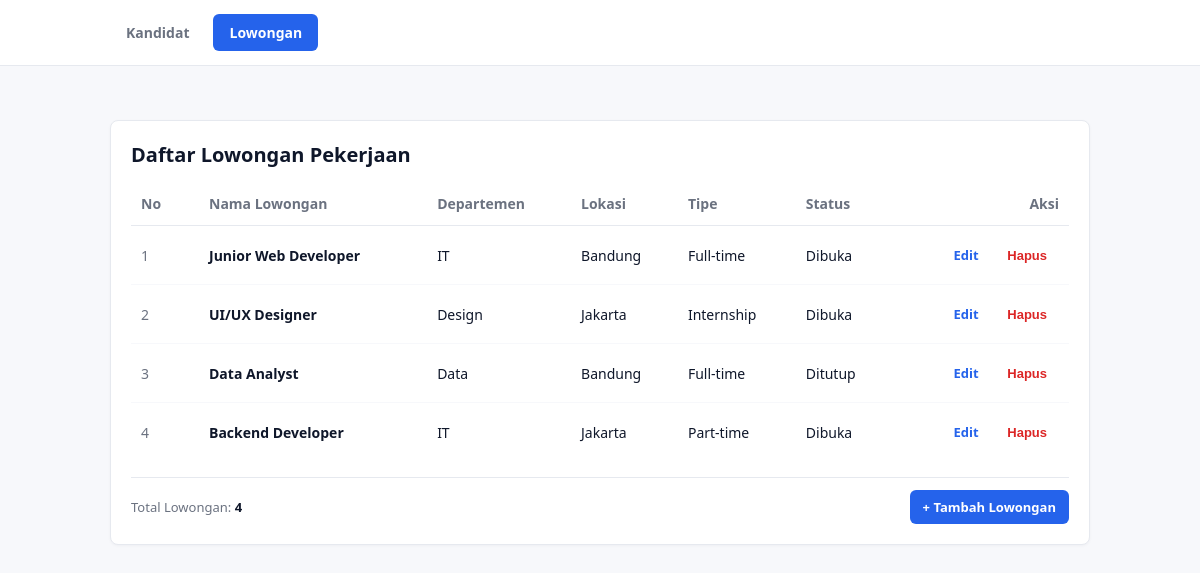
Screenshot of /project/index.php?module=lowongan with the database file from the repository.
### tables this page shows
CREATE TABLE `lowongan` (
  `id` int NOT NULL,
  `nama_lowongan` varchar(100) NOT NULL,
  `departemen` varchar(100) NOT NULL,
  `lokasi` varchar(100) NOT NULL,
  `tipe` varchar(50) NOT NULL,
  `status` varchar(30) NOT NULL
);

### project/models/DB.php (called while the page is built, shortened)
<?php
class DB {
    private string $host = "localhost";
    private string $db_name = "mvp_kandidat_db";
    private string $username = "root";
    private string $password = "";
    private ?PDO $conn = null;
    private ?PDOStatement $result = null;
    public function __construct(
        string $host = "localhost",
        string $db_name = "mvp_kandidat_db",
        string $username = "root",
        string $password = ""
    ) {
        $this->host = $host;
        $this->db_name = $db_name;
        $this->username = $username;
        $this->password = $password;
        $this->conn = $this->connect();
    }
    public function connect(): PDO {
        try {
            $dsn = "mysql:host={$this->host};dbname={$this->db_name};charset=utf8mb4";
            $options = [
                PDO::ATTR_ERRMODE => PDO::ERRMODE_EXCEPTION,
                PDO::ATTR_DEFAULT_FETCH_MODE => PDO::FETCH_ASSOC,
                PDO::ATTR_EMULATE_PREPARES => false,
            ];
            return new PDO($dsn, $this->username, $this->password, $options);
        } catch (PDOException $e) {
            throw new RuntimeException("Koneksi Database Gagal: " . $e->getMessage(), 0, $e);
        }
    }
    public function executeQuery(string $query, array $params = []): PDOStatement {
        try {
            $stmt = $this->conn->prepare($query);
            $stmt->execute($params);
            $this->result = $stmt;
            return $stmt;
        } catch (PDOException $e) {
            throw new RuntimeException("Query Gagal: " . $e->getMessage(), 0, $e);
        }
    }
    public function getAllResult(): array {
        return $this->result->fetchAll(PDO::FETCH_ASSOC);
    }
}
?>

### project/models/TabelLowongan.php (called while the page is built, shortened)
<?php
require_once __DIR__ . '/DB.php';
require_once __DIR__ . '/Lowongan.php';
class TabelLowongan extends DB implements KontrakModelLowongan
{
    private function mapRowToLowongan(array $row): Lowongan
    {
        return new Lowongan(
            (int)$row['id'],
            $row['nama_lowongan'],
            $row['departemen'],
            $row['lokasi'],
            $row['tipe'],
            $row['status']
        );
    }
    public function getAllLowongan(): array
    {
        $query = "SELECT * FROM lowongan ORDER BY id ASC";
        $this->executeQuery($query);
        $rows = $this->getAllResult();
        $list = [];
        foreach ($rows as $row) {
            $list[] = $this->mapRowToLowongan($row);
        }
        return $list;
    }
}
?>

### project/models/Lowongan.php (called while the page is built, shortened)
<?php
class Lowongan {
    private ?int $id;
    private string $namaLowongan;
    private string $departemen;
    private string $lokasi;
    private string $tipe;
    private string $status;
    public function __construct(
        ?int $id,
        string $namaLowongan,
        string $departemen,
        string $lokasi,
        string $tipe,
        string $status
    ) {
        $this->id = $id;
        $this->namaLowongan = $namaLowongan;
        $this->departemen = $departemen;
        $this->lokasi = $lokasi;
        $this->tipe = $tipe;
        $this->status = $status;
    }
    public function getId(): ?int { return $this->id; }
    public function getNamaLowongan(): string { return $this->namaLowongan; }
    public function getDepartemen(): string { return $this->departemen; }
    public function getLokasi(): string { return $this->lokasi; }
    public function getTipe(): string { return $this->tipe; }
    public function getStatus(): string { return $this->status; }
}
?>

### project/views/ViewLowongan.php (called while the page is built, shortened)
<?php
class ViewLowongan implements KontrakView {
    private string $skinPath;
    public function __construct(string $skinPath = '', string $formPath = '') {
        $this->skinPath = $skinPath ?: __DIR__ . '/../template/skin_lowongan.html';
    }
    public function renderDaftar(string $tableRowsHtml, int $totalData): string {
        $template = file_get_contents($this->skinPath);
        $tokens = [
            '{{TABLE_ROWS}}' => $tableRowsHtml,
            '{{TOTAL_DATA}}' => (string)$totalData,
        ];
        return str_replace(array_keys($tokens), array_values($tokens), $template);
    }
}
?>

### project/presenters/PresenterLowongan.php (the view, shortened to what this page needs)
<?php
require_once __DIR__ . '/KontrakPresenterLowongan.php';
require_once __DIR__ . '/../models/Lowongan.php';
class PresenterLowongan implements KontrakPresenterLowongan
{
    private KontrakModelLowongan $model;
    private KontrakView $view;
    public function __construct(KontrakModelLowongan $model, KontrakView $view)
    {
        $this->model = $model;
        $this->view = $view;
    }
    private function buildRowHtml(int $no, Lowongan $lowongan): string
    {
        $id = (int)$lowongan->getId();
        $namaLowongan = htmlspecialchars($lowongan->getNamaLowongan());
        $departemen = htmlspecialchars($lowongan->getDepartemen());
        $lokasi = htmlspecialchars($lowongan->getLokasi());
        $tipe = htmlspecialchars($lowongan->getTipe());
        $status = htmlspecialchars($lowongan->getStatus());
        return "<tr>
            <td class='col-id'>{$no}</td>
            <td><strong>{$namaLowongan}</strong></td>
            <td>{$departemen}</td>
            <td>{$lokasi}</td>
            <td>{$tipe}</td>
            <td>{$status}</td>
            <td class='col-actions'>
                <a href='index.php?module=lowongan&screen=edit&id={$id}' class='btn btn-edit'>Edit</a>
                <form method='post' action='index.php' style='display:inline;' onsubmit=\"return confirm('Hapus lowongan ini?')\">
                    <input type='hidden' name='module' value='lowongan'>
                    <input type='hidden' name='action' value='hapus'>
                    <input type='hidden' name='id' value='{$id}'>
                    <button type='submit' class='btn btn-delete'>Hapus</button>
                </form>
            </td>
        </tr>";
    }
    public function tampilkanLowongan(): string
    {
        $listLowongan = $this->model->getAllLowongan();
        $totalLowongan = count($listLowongan);
        $rowsHtml = '';
        if (empty($listLowongan)) {
            $rowsHtml = '<tr><td colspan="7" style="text-align:center;color:#6b7280;padding:24px;">Belum ada data lowongan.</td></tr>';
        }
        else {
            $no = 1;
            foreach ($listLowongan as $lowongan) {
                $rowsHtml .= $this->buildRowHtml($no, $lowongan);
                $no++;
            }
        }
        return $this->view->renderDaftar($rowsHtml, $totalLowongan);
    }
}
?>

### project/index.php (shortened to what this page needs)
<?php
require_once __DIR__ . '/models/TabelLowongan.php';
require_once __DIR__ . '/views/ViewLowongan.php';
require_once __DIR__ . '/presenters/PresenterLowongan.php';
$modelKandidat = new TabelKandidat(
    'localhost',
    'mvp_kandidat_db',
    'root',
    ''
);
$viewKandidat = new ViewKandidat();
$presenterKandidat = new PresenterKandidat(
    $modelKandidat,
    $viewKandidat
);
$modelLowongan = new TabelLowongan(
    'localhost',
    'mvp_kandidat_db',
    'root',
    ''
);
$viewLowongan = new ViewLowongan();
$presenterLowongan = new PresenterLowongan(
    $modelLowongan,
    $viewLowongan
);
$module = $_POST['module'] ?? $_GET['module'] ?? 'kandidat';
if ($_SERVER['REQUEST_METHOD'] === 'POST') {
    $action = $_POST['action'] ?? '';
    if ($module === 'kandidat') {
        if ($action === 'tambah') {
            $presenterKandidat->tambahKandidat(
                trim($_POST['nama']),
                trim($_POST['posisi']),
                trim($_POST['domisili']),
                (int) $_POST['skorTes'],
                (int) $_POST['pengalamanTahun']
            );
        } elseif ($action === 'ubah') {
            $presenterKandidat->ubahKandidat(
                (int) $_POST['id'],
                trim($_POST['nama']),
                trim($_POST['posisi']),
                trim($_POST['domisili']),
                (int) $_POST['skorTes'],
                (int) $_POST['pengalamanTahun']
            );
        } elseif ($action === 'hapus') {
            $presenterKandidat->hapusKandidat(
                (int) $_POST['id']
            );
        } else {
            header("Location: index.php");
            exit();
        }
    } elseif ($module === 'lowongan') {
        if ($action === 'tambah') {
            $presenterLowongan->tambahLowongan(
                trim($_POST['namaLowongan']),
                trim($_POST['departemen']),
                trim($_POST['lokasi']),
                trim($_POST['tipe']),
                trim($_POST['status'])
            );
        } elseif ($action === 'ubah') {
            $presenterLowongan->ubahLowongan(
                (int) $_POST['id'],
                trim($_POST['namaLowongan']),
                trim($_POST['departemen']),
                trim($_POST['lokasi']),
                trim($_POST['tipe']),
                trim($_POST['status'])
            );
        } elseif ($action === 'hapus') {
            $presenterLowongan->hapusLowongan(
                (int) $_POST['id']
            );
        } else {
            header("Location: index.php?module=lowongan");
            exit();
        }
    } else {
        header("Location: index.php");
        exit();
    }
} else {
    $screen = $_GET['screen'] ?? 'list';
    if ($module === 'kandidat') {
        if ($screen === 'add') {
            echo $presenterKandidat->tampilkanFormKandidat();
        } elseif ($screen === 'edit' && isset($_GET['id'])) {
            echo $presenterKandidat->tampilkanFormKandidat(
                (int) $_GET['id']
            );
        } else {
            echo $presenterKandidat->tampilkanKandidat();
        }
    } elseif ($module === 'lowongan') {
        if ($screen === 'add') {
            echo $presenterLowongan->tampilkanFormLowongan();
        } elseif ($screen === 'edit' && isset($_GET['id'])) {
            echo $presenterLowongan->tampilkanFormLowongan(
                (int) $_GET['id']
            );
        } else {
            echo $presenterLowongan->tampilkanLowongan();
        }
    } else {
        header("Location: index.php");
        exit();
    }
}
?>

### rows the page displays
lowongan: id "Kandidat Lowongan Daftar Lowongan Pekerjaan No Nama Lowongan Departemen Lokasi Tipe Status Aksi Total Lowongan: 4 + Tambah Lowongan", no "4", nama_lowongan "Backend Developer", departemen "IT", lokasi "Jakarta", tipe "Part-time", status "Dibuka"
lowongan: no "1", nama_lowongan "Junior Web Developer", departemen "IT", lokasi "Bandung", tipe "Full-time", status "Dibuka"
lowongan: no "2", nama_lowongan "UI/UX Designer", departemen "Design", lokasi "Jakarta", tipe "Internship", status "Dibuka"
lowongan: no "3", nama_lowongan "Data Analyst", departemen "Data", lokasi "Bandung", tipe "Full-time", status "Ditutup"
